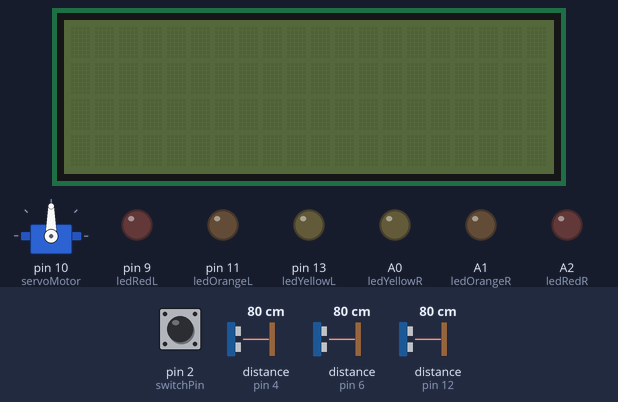
The sketch below on a simulated Arduino Uno, built with avr-gcc and run on an emulated ATmega328P. Shown: servo, 20×4 character LCD, output pins drawn as LEDs (lit = HIGH). The test bench sets the inputs (shaded band); at power-on: pin 2 (switchPin) HIGH, distance to the obstacle (sensors on pin 4, pin 6, pin 12) 80 cm. The echo pulse lasts 58.3 µs per cm; sleep ends after the set time or at an interrupt; pins used as bus, display or sensor lines are not drawn; what the sketch prints to the serial monitor is not drawn.

Above: at 1.2 s.
1.3 s: pin 2 (switchPin) pulled LOW for 1 s
At 1.47 s:
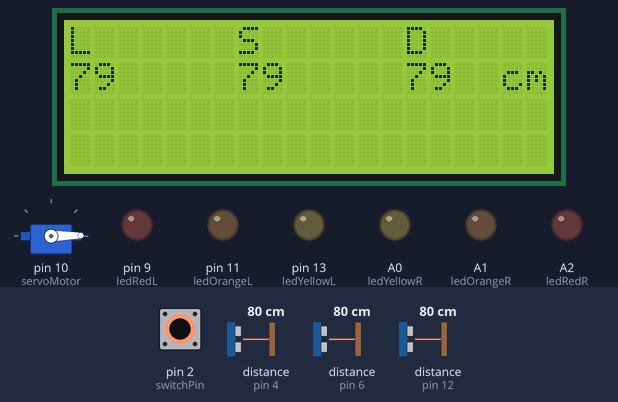
3.8 s: pin 2 (switchPin) pulled LOW for 3.2 s
At 7.5 s:
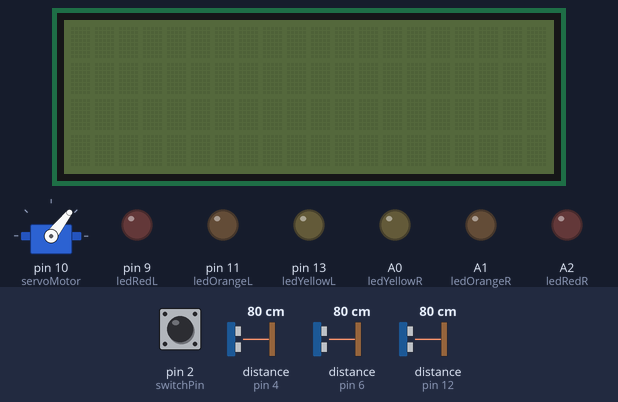
8.5 s: pin 2 (switchPin) pulled LOW for 1 s
At 10.7 s:
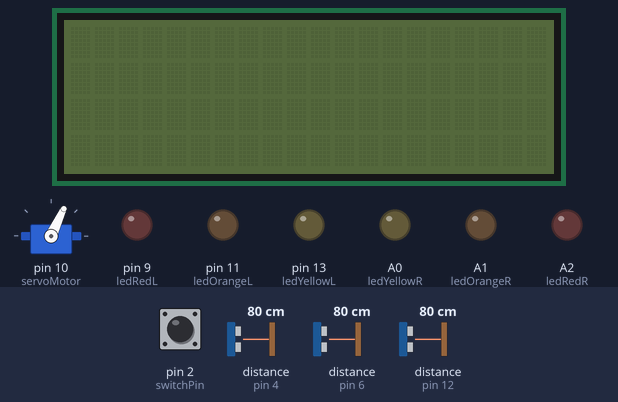
11.0 s: pin 2 (switchPin) pulled LOW for 3.2 s
At 15.4 s:
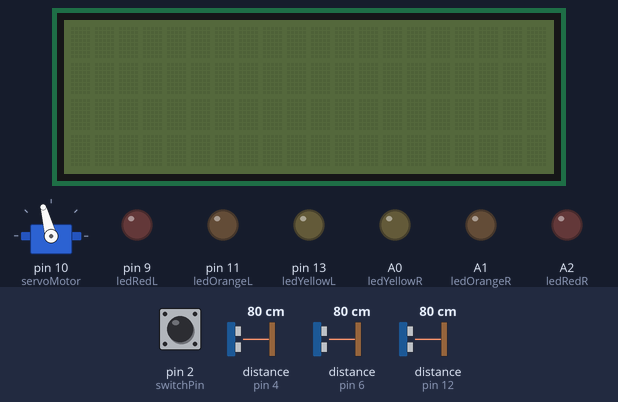
15.7 s: pin 2 (switchPin) pulled LOW for 3.2 s
At 20.1 s:
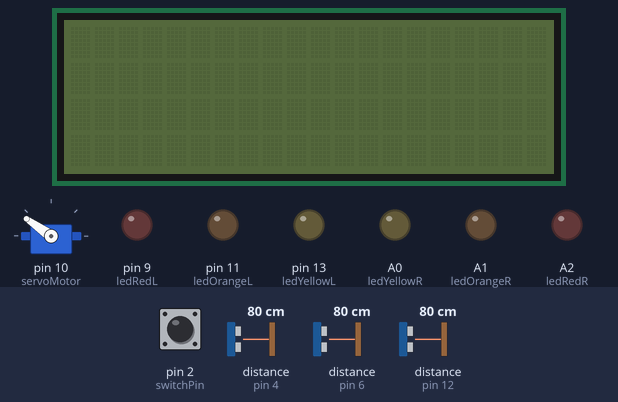
20.4 s: pin 2 (switchPin) driven LOW
At 20.57 s:
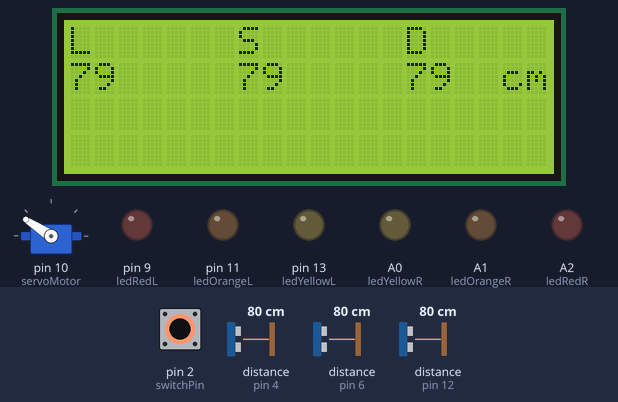
Timing chart, 0 to 24.3 s (numbered marks = the images above; inputs shaded):
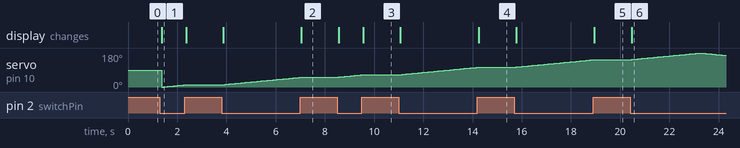

The sketch:

sketch.ino
```cpp
/**
 * @file sketch.ino
 * @brief Glavna datoteka za projekt senzorskog sustava s servo motorom i LCD-om.
 * @details Sustav koristi tri ultrazvučna senzora za detekciju prepreka,
 * upravlja servo motorom, LED indikatorima i LCD zaslonom. Omogućuje prijelaz
 * u sleep mode radi uštede energije.
 */

#include <Wire.h>               ///< Biblioteka za I2C komunikaciju
#include <Servo.h>              ///< Biblioteka za upravljanje servo motorom
#include <LiquidCrystal_I2C.h>  ///< Biblioteka za LCD zaslon s I2C sučeljem
#include <avr/sleep.h>          ///< Biblioteka za upravljanje sleep modeovima
#include <avr/interrupt.h>      ///< Biblioteka za upravljanje prekidima

/**
 * @brief Inicijalizacija LCD zaslona s I2C sučeljem
 * @details Adresa I2C sučelja je 0x27, zaslon ima 20 stupaca i 4 retka
 */
LiquidCrystal_I2C lcd(0x27, 20, 4);

// Definicije pinova za ultrazvučne senzore
#define trigPin1 3   ///< Trigger pin za desni ultrazvučni senzor (HC-SR04)
#define echoPin1 12  ///< Echo pin za desni ultrazvučni senzor (HC-SR04)
#define trigPin2 5   ///< Trigger pin za srednji ultrazvučni senzor (HC-SR04)
#define echoPin2 4   ///< Echo pin za srednji ultrazvučni senzor (HC-SR04)
#define trigPin3 7   ///< Trigger pin za lijevi ultrazvučni senzor (HC-SR04)
#define echoPin3 6   ///< Echo pin za lijevi ultrazvučni senzor (HC-SR04)

// Definicije pinova za ostale komponente
#define buzzer 8      ///< Pin za aktivni buzzer
#define switchPin 2   ///< Pin za slider za aktiviranje sleep modea (s PULLUP)
#define ledYellowL 13 ///< Pin za žutu LED diodu na lijevoj strani
#define ledOrangeL 11 ///< Pin za narančastu LED diodu na lijevoj strani
#define ledRedL 9     ///< Pin za crvenu LED diodu na lijevoj strani
#define ledRedR A2    ///< Pin za crvenu LED diodu na desnoj strani
#define ledOrangeR A1 ///< Pin za narančastu LED diodu na desnoj strani
#define ledYellowR A0 ///< Pin za žutu LED diodu na desnoj strani

Servo servoMotor; ///< Objekt za upravljanje servo motorom (standardni library)

/**
 * @brief Zastavica za indikaciju buđenja iz sleep modea
 * @details Postavlja se na true u prekidnoj rutini wakeUp()
 * @note Moraju biti volatile zbog optimizacije kompajlera
 */
volatile bool shouldWakeUp = false;

/**
 * @brief Prekidna rutina za buđenje iz sleep modea
 * @details Poziva se kada se detektira FALLING edge na switchPin (slider u stanju LOW)
 * @note Mora biti kratka i ne smije koristiti delay()
 */
void wakeUp() {
  shouldWakeUp = true;
}

/**
 * @brief Mjeri udaljenost pomoću HC-SR04 ultrazvučnog senzora
 * @param trigPin Pin za trigger signal (OUTPUT)
 * @param echoPin Pin za echo signal (INPUT)
 * @return Udaljenost u centimetrima
 * @details Funkcija šalje 10μs impuls na trigger pin, zatim mjeri širinu
 *          pulseIn() signala na echo pinu i pretvara u centimetre
 * @note Brzina zvuka je 343 m/s (0.034 cm/μs), dijelimo s 2 jer je signal putovao do objekta i natrag
 */
long measureDistance(int trigPin, int echoPin) {
  digitalWrite(trigPin, LOW);
  delayMicroseconds(2); // Kratka pauza za stabilizaciju
  digitalWrite(trigPin, HIGH);
  delayMicroseconds(10); // 10μs trigger impuls (HC-SR04 zahtjev)
  digitalWrite(trigPin, LOW);
  return pulseIn(echoPin, HIGH) * 0.034 / 2; // Pretvorba u cm
}

/**
 * @brief Ažurira stanje LED indikatora na temelju udaljenosti
 * @param distance Udaljenost najbliže prepreke u centimetrima
 * @details Funkcija pali LEDice prema sljedećim pravilima:
 *          - Žute LEDice < 50 cm
 *          - Narančaste LEDice < 30 cm
 *          - Crvene LEDice <= 10 cm
 * @note LEDice su organizirane u parove (lijevo/desno) za vizualnu simetriju
 */
void updateLeds(int distance) {
  digitalWrite(ledYellowL, distance < 50 ? HIGH : LOW);
  digitalWrite(ledYellowR, distance < 50 ? HIGH : LOW);
  digitalWrite(ledOrangeL, distance < 30 ? HIGH : LOW);
  digitalWrite(ledOrangeR, distance < 30 ? HIGH : LOW);
  digitalWrite(ledRedL, distance <= 10 ? HIGH : LOW);
  digitalWrite(ledRedR, distance <= 10 ? HIGH : LOW);
}

/**
 * @brief Isključuje sve komponente prije ulaska u sleep mode
 * @details Obavlja sljedeće radnje:
 *          - Zaustavlja buzzer
 *          - Briše LCD i isključuje backlight
 *          - Gasi sve LEDice
 *          - Odvaja servo motor
 */
void shutdownComponents() {
  noTone(buzzer);
  lcd.clear();
  lcd.noBacklight();
  updateLeds(1000); // Prosljeđivanje velike vrijednosti gasi sve LEDice
  servoMotor.detach();
}

/**
 * @brief Ulazi u sleep mode (PWR_DOWN)
 * @details Konfigurira najniži sleep mode gdje se zaustavlja sve osim
 *          vanjskih prekida. Budi se samo preko prekida sa slidera.
 * @note Prije ulaska u sleep mode moraju se isključiti sve komponente
 */
void enterSleep() {
  shutdownComponents();

  set_sleep_mode(SLEEP_MODE_PWR_DOWN); // Najniža potrošnja energije
  sleep_enable();
  shouldWakeUp = false;

  noInterrupts();
  interrupts();
  sleep_cpu();

  // Čekanje na prekid za buđenje
  while (!shouldWakeUp){}

  sleep_disable();
}

/**
 * @brief Inicijalizacija hardvera i postavke pinova
 * @details Funkcija koja se izvodi jednom prilikom pokretanja:
 *          - Inicijalizacija serijske komunikacije
 *          - Postavljanje pinova za senzore
 *          - Postavljanje pinova za LEDice
 *          - Inicijalizacija servo motora
 *          - Inicijalizacija LCD zaslona
 *          - Postavljanje prekidne rutine za slider
 */
void setup() {
  Serial.begin(9600); // Inicijalizacija serijske komunikacije

  // Konfiguracija pinova za ultrazvučne senzore
  pinMode(trigPin1, OUTPUT); pinMode(echoPin1, INPUT);
  pinMode(trigPin2, OUTPUT); pinMode(echoPin2, INPUT);
  pinMode(trigPin3, OUTPUT); pinMode(echoPin3, INPUT);

  pinMode(buzzer, OUTPUT); // Konfiguracija pina za buzzer
  pinMode(switchPin, INPUT_PULLUP); // Slider s internim PULLUP otpornikom

  // Konfiguracija izlaznih pinova za LEDice
  pinMode(ledYellowL, OUTPUT);
  pinMode(ledOrangeL, OUTPUT);
  pinMode(ledRedL, OUTPUT);
  pinMode(ledYellowR, OUTPUT);
  pinMode(ledOrangeR, OUTPUT);
  pinMode(ledRedR, OUTPUT);

  servoMotor.attach(10); // Servo motor spojen na pin 10
  lcd.begin(20, 4); // Inicijalizacija LCD-a (20x4)
  lcd.backlight(); // Uključivanje pozadinskog osvjetljenja

  // Postavljanje prekidne rutine za tipku (FALLING edge - pomak slidera)
  attachInterrupt(digitalPinToInterrupt(switchPin), wakeUp, FALLING);
}

/**
 * @brief Glavna programska petlja
 * @details Kontinuirano obavlja sljedeće zadatke:
 *          - Provjerava stanje slidera za sleep mode
 *          - Mjeri udaljenost s tri senzora
 *          - Prikazuje podatke na LCD-u i Serial monitoru
 *          - Upravlja LED indikatorima i buzzerom
 *          - Upravlja servo motorom (osim kada je prepreka preblizu)
 */
void loop() {
  // Provjera tipke za sleep mode (HIGH)
  if (digitalRead(switchPin) == HIGH) {
    Serial.println("Ulazak u sleep mode...");
    enterSleep();
    return; // Prekida izvođenje loop() dok se ne probudi
  }

  // Ponovno povezivanje komponenti nakon buđenja
  servoMotor.attach(10);
  lcd.backlight();

  // Mjerenje udaljenosti sa tri senzora
  int dist1 = measureDistance(trigPin1, echoPin1); // Desni senzor
  int dist2 = measureDistance(trigPin2, echoPin2); // Srednji senzor
  int dist3 = measureDistance(trigPin3, echoPin3); // Lijevi senzor
  int minDist = min(dist1, min(dist2, dist3)); // Najbliža prepreka

  // Ispis udaljenosti na Serial monitor
  Serial.print("Lijevo: "); Serial.print(dist3);
  Serial.print(" cm | Sredina: "); Serial.print(dist2);
  Serial.print(" cm | Desno: "); Serial.print(dist1);
  Serial.println(" cm");

  // Prikaz udaljenosti na LCD-u
  lcd.setCursor(0, 0);
  lcd.print("L      S      D "); // Zaglavlje (Lijevo, Sredina, Desno)
  lcd.setCursor(0, 1);
  char buffer[21]; // Buffer za formatirani ispis (20 znakova + null terminator)
  snprintf(buffer, sizeof(buffer), "%-3d    %-3d    %-3d cm", dist3, dist2, dist1);
  lcd.print(buffer);

  // Prikaz upozorenja ako je prepreka preblizu
  if (minDist <= 10) {
    lcd.setCursor(0, 3);
    lcd.print("       STOP!!       ");
  } else {
    lcd.setCursor(0, 3);
    lcd.print("                    "); // Brisanje retka ako nema opasnosti
  }

  // Varijable za kontrolu servo motora
  static int pos = 0; // Trenutni položaj servo motora (0-180°)
  static bool goingForward = true; // Smjer kretanja servo motora

  // Ažuriranje LED indikatora
  updateLeds(minDist);

  // Logika upravljanja buzzerom i servo motorom
  if (minDist <= 10) {
    // Kritična udaljenost - kontinuirani zvučni signal i zaustavljanje motora
    tone(buzzer, 2000); // Visok ton kada je udaljenost manja od 10 cm
    servoMotor.detach(); // Zaustavljanje servo motora
  } else {
    if (minDist < 50) {
      // Upozorenje - isprekidani zvučni signal (frekvencija ovisi o udaljenosti)
      static unsigned long lastBeep = 0;
      static bool beepState = false;
      unsigned long now = millis();
      int beepDelay = map(minDist, 10, 50, 100, 600); // Dinamički delay

      if (now - lastBeep > beepDelay) {
        if (beepState) {
          noTone(buzzer);
        } else {
          tone(buzzer, 1000); // Srednji ton za upozorenje
        }
        beepState = !beepState;
        lastBeep = now;
      }
    } else {
      // Normalno stanje - bez zvučnog signala
      noTone(buzzer);
    }

    // Upravljanje servo motorom (oscilira između 0 i 180°)
    servoMotor.write(pos);
    delay(10); // Mala pauza za stabilizaciju

    // Promjena smjera na krajevima
    if (goingForward) {
      pos++;
      if (pos >= 180) goingForward = false;
    } else {
      pos--;
      if (pos <= 0) goingForward = true;
    }
  }
}
```

Measured:
- after the input at 1.3 s, the display: changes after 0.07 s (image 1)
- after the input at 3.8 s, servo on pin 10 (servoMotor): moves from 12° to 52° over 3.2 s, starting after 0.07 s; the display: first changes after 0.07 s (image 2 shows a later state)
- after the input at 8.5 s, servo on pin 10 (servoMotor): moves from 52° to 65° over 0.97 s, starting after 0.07 s; the display: first changes after 0.07 s (image 3 shows a later state)
- after the input at 11.0 s, servo on pin 10 (servoMotor): moves from 65° to 105° over 3.2 s, starting after 0.07 s; the display: first changes after 0.07 s (image 4 shows a later state)
- after the input at 15.7 s, servo on pin 10 (servoMotor): moves from 105° to 145° over 3.2 s, starting after 0.07 s; the display: first changes after 0.07 s (image 5 shows a later state)
- after the input at 20.4 s, servo on pin 10 (servoMotor): rises from 145° to 180° in 2.8 s, then falls to 167° in 1.1 s; the display: changes after 0.07 s (image 6)
